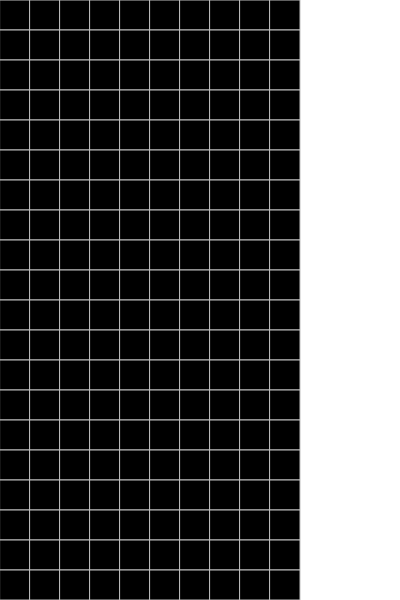
Frame 1 (no input)
Frame 60 (no input): identical to frame 1, image omitted
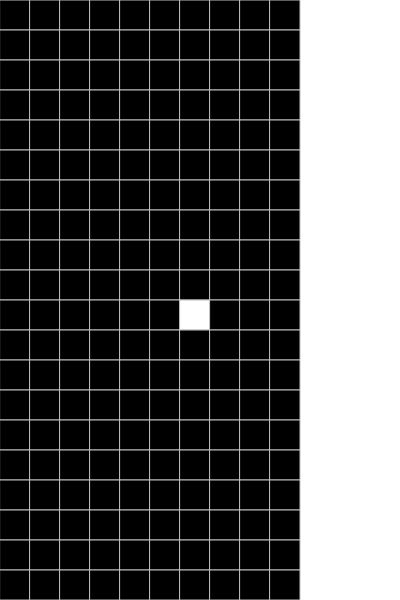
Frame 120 (the mouse pressed at the canvas centre since frame 60)

The p5.js sketch that drew these frames (run headless with seeded random() and noise() and a simulated clock; from frame 60 on, the mouse is pressed at the canvas centre):

// p5.js sketch
// ── sketch.js
function setup() {
    createCanvas(400, 600);
}
let field = [[0, 0, 0, 0, 0, 0, 0, 0, 0, 0], [0, 0, 0, 0, 0, 0, 0, 0, 0, 0], [0, 0, 0, 0, 0, 0, 0, 0, 0, 0], [0, 0, 0, 0, 0, 0, 0, 0, 0, 0], [0, 0, 0, 0, 0, 0, 0, 0, 0, 0], [0, 0, 0, 0, 0, 0, 0, 0, 0, 0], [0, 0, 0, 0, 0, 0, 0, 0, 0, 0], [0, 0, 0, 0, 0, 0, 0, 0, 0, 0], [0, 0, 0, 0, 0, 0, 0, 0, 0, 0], [0, 0, 0, 0, 0, 0, 0, 0, 0, 0], [0, 0, 0, 0, 0, 0, 0, 0, 0, 0], [0, 0, 0, 0, 0, 0, 0, 0, 0, 0], [0, 0, 0, 0, 0, 0, 0, 0, 0, 0], [0, 0, 0, 0, 0, 0, 0, 0, 0, 0], [0, 0, 0, 0, 0, 0, 0, 0, 0, 0], [0, 0, 0, 0, 0, 0, 0, 0, 0, 0], [0, 0, 0, 0, 0, 0, 0, 0, 0, 0], [0, 0, 0, 0, 0, 0, 0, 0, 0, 0], [0, 0, 0, 0, 0, 0, 0, 0, 0, 0], [0, 0, 0, 0, 0, 0, 0, 0, 0, 0],]

var left_clicking, right_clicking = false;
function mousePressed() {
    if (mouseButton == LEFT) {
        left_clicking = true;
    }
    if (mouseButton == RIGHT) {
        right_clicking = true;
    }
}
function mouseReleased() {
    if (mouseButton == LEFT) {
        left_clicking = false;
    }
    if (mouseButton == RIGHT) {
        right_clicking = false;
    }
}


function draw() {
    stroke(192);
    background(255);
    if (left_clicking) {
        field[parseInt(mouseY / 30)][parseInt(mouseX / 30)] = 1;
    }
    for (var i = 0; i < 20; i++) {
        for (var j = 0; j < 10; j++) {
            if (field[i][j] == 1) { fill(255); } else { fill(0); }
            rect(j * 30, i * 30, 30, 30);
        }
    }
}
